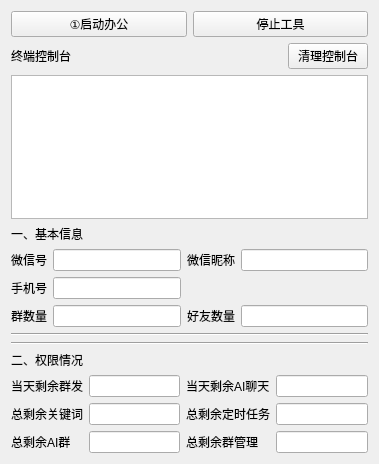
<?xml version="1.0" encoding="UTF-8"?>
<ui version="4.0">
 <class>Form</class>
 <widget class="QWidget" name="Form">
  <property name="geometry">
   <rect>
    <x>0</x>
    <y>0</y>
    <width>379</width>
    <height>464</height>
   </rect>
  </property>
  <property name="windowTitle">
   <string>Form</string>
  </property>
  <layout class="QVBoxLayout" name="verticalLayout_2">
   <item>
    <layout class="QHBoxLayout" name="horizontalLayout" stretch="2">
     <item>
      <layout class="QVBoxLayout" name="verticalLayout">
       <item>
        <layout class="QHBoxLayout" name="horizontalLayout_2">
         <item>
          <widget class="QPushButton" name="startButton">
           <property name="text">
            <string>①启动办公</string>
           </property>
          </widget>
         </item>
         <item>
          <widget class="QPushButton" name="stopButton">
           <property name="text">
            <string>停止工具</string>
           </property>
          </widget>
         </item>
        </layout>
       </item>
       <item>
        <layout class="QHBoxLayout" name="horizontalLayout_3">
         <item>
          <widget class="QLabel" name="label">
           <property name="text">
            <string>终端控制台</string>
           </property>
          </widget>
         </item>
         <item>
          <spacer name="horizontalSpacer">
           <property name="orientation">
            <enum>Qt::Horizontal</enum>
           </property>
           <property name="sizeHint" stdset="0">
            <size>
             <width>40</width>
             <height>20</height>
            </size>
           </property>
          </spacer>
         </item>
         <item>
          <widget class="QPushButton" name="clear_pushButton">
           <property name="minimumSize">
            <size>
             <width>50</width>
             <height>0</height>
            </size>
           </property>
           <property name="text">
            <string>清理控制台</string>
           </property>
          </widget>
         </item>
        </layout>
       </item>
       <item>
        <widget class="QPlainTextEdit" name="debugTextEdit">
         <property name="font">
          <font>
           <family>Arial</family>
           <pointsize>9</pointsize>
           <weight>50</weight>
           <italic>false</italic>
           <bold>false</bold>
          </font>
         </property>
         <property name="styleSheet">
          <string notr="true">font: 9pt &quot;Arial&quot;;</string>
         </property>
         <property name="readOnly">
          <bool>true</bool>
         </property>
         <property name="maximumBlockCount">
          <number>500</number>
         </property>
        </widget>
       </item>
       <item>
        <layout class="QVBoxLayout" name="verticalLayout_3">
         <item>
          <widget class="QLabel" name="label_5">
           <property name="text">
            <string>一、基本信息</string>
           </property>
          </widget>
         </item>
         <item>
          <layout class="QGridLayout" name="gridLayout">
           <item row="1" column="1">
            <widget class="QLineEdit" name="wxIdEdit">
             <property name="readOnly">
              <bool>true</bool>
             </property>
            </widget>
           </item>
           <item row="2" column="0">
            <widget class="QLabel" name="label_4">
             <property name="text">
              <string>手机号</string>
             </property>
            </widget>
           </item>
           <item row="2" column="1">
            <widget class="QLineEdit" name="mobileEdit">
             <property name="readOnly">
              <bool>true</bool>
             </property>
            </widget>
           </item>
           <item row="1" column="0">
            <widget class="QLabel" name="label_2">
             <property name="text">
              <string>微信号</string>
             </property>
            </widget>
           </item>
           <item row="1" column="3">
            <widget class="QLineEdit" name="wxNameEdit">
             <property name="readOnly">
              <bool>true</bool>
             </property>
            </widget>
           </item>
           <item row="1" column="2">
            <widget class="QLabel" name="label_3">
             <property name="text">
              <string>微信昵称</string>
             </property>
            </widget>
           </item>
           <item row="3" column="0">
            <widget class="QLabel" name="label_7">
             <property name="text">
              <string>群数量</string>
             </property>
            </widget>
           </item>
           <item row="3" column="1">
            <widget class="QLineEdit" name="roomLenEdit">
             <property name="readOnly">
              <bool>true</bool>
             </property>
            </widget>
           </item>
           <item row="3" column="2">
            <widget class="QLabel" name="label_8">
             <property name="text">
              <string>好友数量</string>
             </property>
            </widget>
           </item>
           <item row="3" column="3">
            <widget class="QLineEdit" name="friendLenEdit">
             <property name="readOnly">
              <bool>true</bool>
             </property>
            </widget>
           </item>
          </layout>
         </item>
         <item>
          <widget class="Line" name="line">
           <property name="orientation">
            <enum>Qt::Horizontal</enum>
           </property>
          </widget>
         </item>
         <item>
          <widget class="Line" name="line_2">
           <property name="orientation">
            <enum>Qt::Horizontal</enum>
           </property>
          </widget>
         </item>
         <item>
          <widget class="QLabel" name="label_9">
           <property name="text">
            <string>二、权限情况</string>
           </property>
          </widget>
         </item>
         <item>
          <layout class="QGridLayout" name="gridLayout_3">
           <item row="0" column="1">
            <widget class="QLineEdit" name="messageCountLineEdit">
             <property name="readOnly">
              <bool>true</bool>
             </property>
            </widget>
           </item>
           <item row="0" column="0">
            <widget class="QLabel" name="label_10">
             <property name="styleSheet">
              <string notr="true">border-color: rgb(0, 170, 0);</string>
             </property>
             <property name="text">
              <string>当天剩余群发</string>
             </property>
            </widget>
           </item>
           <item row="0" column="2">
            <widget class="QLabel" name="label_11">
             <property name="styleSheet">
              <string notr="true">border-color: rgb(0, 170, 0);</string>
             </property>
             <property name="text">
              <string>当天剩余AI聊天</string>
             </property>
            </widget>
           </item>
           <item row="0" column="3">
            <widget class="QLineEdit" name="ai_limit_lineEdit">
             <property name="readOnly">
              <bool>true</bool>
             </property>
             <property name="placeholderText">
              <string/>
             </property>
            </widget>
           </item>
           <item row="1" column="1">
            <widget class="QLineEdit" name="key_count_lineEdit">
             <property name="readOnly">
              <bool>true</bool>
             </property>
             <property name="placeholderText">
              <string/>
             </property>
            </widget>
           </item>
           <item row="1" column="0">
            <widget class="QLabel" name="label_12">
             <property name="text">
              <string>总剩余关键词</string>
             </property>
            </widget>
           </item>
           <item row="1" column="3">
            <widget class="QLineEdit" name="job_count_lineEdit"/>
           </item>
           <item row="1" column="2">
            <widget class="QLabel" name="label_13">
             <property name="text">
              <string>总剩余定时任务</string>
             </property>
            </widget>
           </item>
           <item row="2" column="0">
            <widget class="QLabel" name="label_14">
             <property name="text">
              <string>总剩余AI群</string>
             </property>
            </widget>
           </item>
           <item row="2" column="1">
            <widget class="QLineEdit" name="ai_user_lineEdit"/>
           </item>
           <item row="2" column="2">
            <widget class="QLabel" name="label_6">
             <property name="text">
              <string>总剩余群管理</string>
             </property>
            </widget>
           </item>
           <item row="2" column="3">
            <widget class="QLineEdit" name="room_count_lineEdit"/>
           </item>
          </layout>
         </item>
        </layout>
       </item>
      </layout>
     </item>
    </layout>
   </item>
  </layout>
 </widget>
 <resources/>
 <connections/>
</ui>
